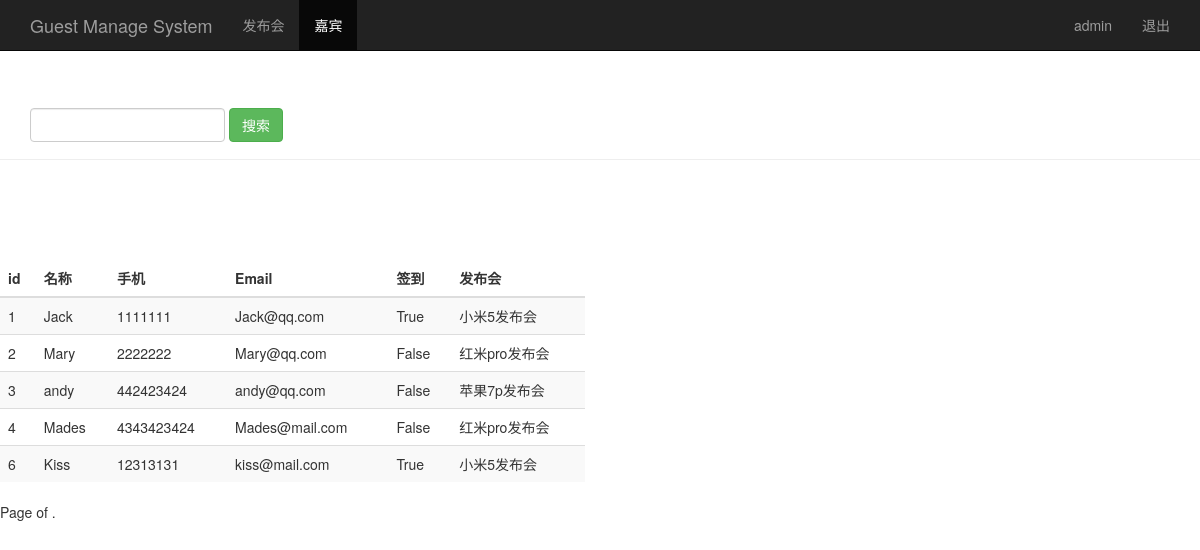
Screenshot of /search_guestname/ (signed in) with the database file from the repository.
### sign/models.py (models this page shows, shortened)
class Guest(models.Model):
    event = models.ForeignKey(Event)                    # 关联发布会id
    realname = models.CharField(max_length=64)          # 姓名
    phone = models.CharField(max_length=16)             # 手机号
    email = models.EmailField()                         # 邮箱
    sign = models.BooleanField()                        # 签到状态
    create_time = models.DateTimeField(auto_now=True)   # 创建时间（自动获取当前时间）

class Event(models.Model):
    name = models.CharField(max_length=100)             # 发布会标题
    limit = models.IntegerField()                       # 参加人数
    status = models.BooleanField()                      # 状态
    address = models.CharField(max_length=200)          # 地址
    start_time = models.DateTimeField("event time")      # 发布会时间
    create_time = models.DateTimeField(auto_now=True)   # 创建时间（自动获取当前时间）
    def __str__(self):
        return self.name

### sign/views.py (the view)
# urls.py: url(r'^search_guestname/$', views.search_guestname),
@login_required()
def search_guestname(request):
    username = request.session.get("user_session", "")
    search_name = request.GET.get("guestname", "")
    guest_list = Guest.objects.filter(realname__contains=search_name)
    return render(request, "guest_manage.html", {"user": username, "guests": guest_list, "search_name":search_name})

### sign/templates/guest_manage.html (shortened to what this page needs)
<!DOCTYPE html>
<html lang="en">
<head>
        {% load bootstrap3 %}
        {% bootstrap_css %}
</head>
<body>
    <nav class="navbar navbar-inverse navbar-fixed-top">
        <div class="container">
            <div class="navbar-header">
                <a class="navbar-brand" href="/event_manage/">Guest Manage System</a>
            </div>
            <div id="navbar" class="collapse navbar-collapse">
                <ul class="nav navbar-nav">
                    <li><a href="/event_manage/">发布会</a> </li>
                    <li class="active"><a href="#">嘉宾</a></li>
                </ul>
                <ul class="nav navbar-nav navbar-right">
                    <li><a href="#">{{ user }}</a></li>
                    <li><a href="/logout/">退出</a></li>
                </ul>
            </div>
        </div>
    </nav>
    <div class="page-header" style="padding-top: 60px">
        <div id="navbar" class="navbar-collapse collapse">
            <form class="navbar-form" method="get" action="/search_guestname/">
                <div class="form-group">
                    <input name="guestname" type="text" placeholder="{{ search_name }}" class="form-control">
                </div>
                <button type="submit" class="btn btn-success">搜索</button>
            </form>
        </div>
    </div>
    <div class="row" style="padding-top: 80px;">
        <div class="col-md-6">
        <table class="table table-striped">
            <thead>
            <tr>
                <th>id</th><th>名称</th><th>手机</th><th>Email</th><th>签到</th><th>发布会</th>
            </tr>
            </thead>
            <tbody>
            {% for guest in guests %}
                <tr>
                    <td>{{ guest.id }}</td>
                    <td>{{ guest.realname }}</td>
                    <td>{{ guest.phone }}</td>
                    <td>{{ guest.email }}</td>
                    <td>{{ guest.sign }}</td>
                    <td>{{ guest.event }}</td>
                </tr>
            {% endfor %}
            </tbody>
        </table>
        </div>
    </div>
    <div class="paginator">
        <span class="step-links">
            <span class="current">
                Page{{ guests.number }} of {{ guests.paginator.num_pages }}.
            </span>
        </span>
    </div>
</body>
</html>

### rows the page displays
Guest: id "1", realname "Jack", phone "1111111", email "Jack@qq.com", sign "True", event "小米5发布会"
Guest: id "2", realname "Mary", phone "2222222", email "Mary@qq.com", sign "False", event "红米pro发布会"
Guest: id "3", realname "andy", phone "442423424", email "andy@qq.com", sign "False", event "苹果7p发布会"
Guest: id "4", realname "Mades", phone "4343423424", email "Mades@mail.com", sign "False", event "红米pro发布会"
Guest: id "6", realname "Kiss", phone "12313131", email "kiss@mail.com", sign "True", event "小米5发布会"

### other values shown
{{ user }} "admin"
